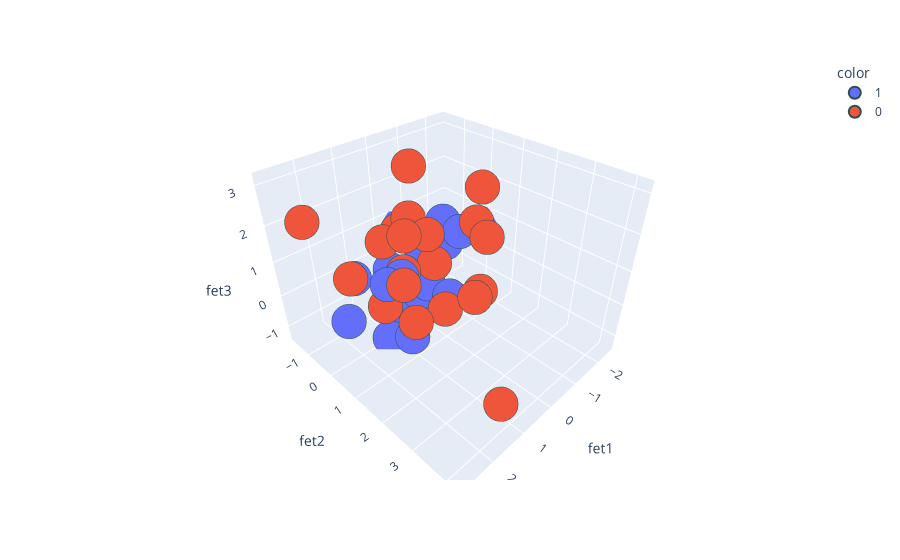

The code cell stored with this chart in its notebook:
### Markdown cell above
# 3D plot of dataFrame

### Code cell
import plotly.express as px
fig = px.scatter_3d(df,x = df["fet1"],y = df["fet2"], z = df["fet3"],color = df["target"].astype("str"))
fig.update_traces(marker = dict(size = 12,line = dict(width = 2,color = "DarkSlateGrey")),selector = dict(mode = "markers"))
fig.show()

### Figure 1 — Plotly figure (JSON) as saved in the notebook; plotly's stock layout.template omitted (floating-point values rounded to 4 significant figures)
{"data": [{"hovertemplate": "color=1<br>fet1=%{x}<br>fet2=%{y}<br>fet3=%{z}<extra></extra>", "legendgroup": "1", "marker": {"color": "#636efa", "line": {"color": "DarkSlateGrey", "width": 2}, "size": 12, "symbol": "circle"}, "mode": "markers", "name": "1", "scene": "scene", "showlegend": true, "type": "scatter3d", "x": [-0.04544, -0.3316, 1.267, -0.02254, 0.3223, 1.415, 1.045, 0.667, -0.9926, -2.506, 0.9486, 0.2411, -0.3675, 1.968, 0.4206, 0.1901, -0.4208, -1.01, 1.772, -1.838], "y": [1.041, -1.632, 0.1736, 0.01342, 0.06034, 0.4577, 0.5382, 0.02581, -0.1613, 0.147, 0.7017, -0.9525, -1.137, -0.5478, 0.4116, 0.5121, -0.552, 0.4417, -0.3475, -0.9388], "z": [-0.09403, 0.6191, -1.223, 0.9359, -1.043, 0.7289, 0.8121, -0.7776, 1.192, 0.6062, -1.051, -0.1363, -1.322, -0.6794, -0.07132, 0.1315, -0.1211, 1.129, 0.6701, -0.2018]}, {"hovertemplate": "color=0<br>fet1=%{x}<br>fet2=%{y}<br>fet3=%{z}<extra></extra>", "legendgroup": "0", "marker": {"color": "#EF553B", "line": {"color": "DarkSlateGrey", "width": 2}, "size": 12, "symbol": "circle"}, "mode": "markers", "name": "0", "scene": "scene", "showlegend": true, "type": "scatter3d", "x": [0.1771, 1.234, -0.7233, 1.677, -0.7643, 0.3849, 2.823, 1.01, 0.2046, -1.39, 1.438, 1.425, 0.2907, 0.7319, 2.011, -1.028, 0.7489, 2.224, 1.251, 0.8989], "y": [-0.5981, 0.05278, 1.461, 4.188, 1.567, 1.324, -0.3329, 1.438, -0.01154, 0.6667, 1.1, 1.441, 0.867, 0.5174, 1.921, 1.131, 2.593, 0.2304, 0.1864, 0.436], "z": [1.227, -0.2616, -0.08537, -0.08056, 1.549, -0.1032, 2.637, 2.328, 3.151, 1.344, 1.065, 0.1826, 0.9826, 2.245, 2.933, 2.603, 1.171, 1.192, 1.704, 0.821]}], "layout": {"legend": {"title": {"text": "color"}, "tracegroupgap": 0}, "margin": {"t": 60}, "scene": {"domain": {"x": [0, 1], "y": [0, 1]}, "xaxis": {"title": {"text": "fet1"}}, "yaxis": {"title": {"text": "fet2"}}, "zaxis": {"title": {"text": "fet3"}}}}}
